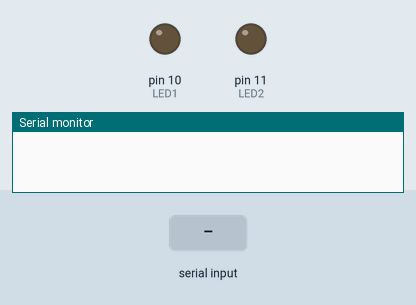
The sketch below on a simulated Arduino Uno, built with avr-gcc and run on an emulated ATmega328P. On the bench: output pins drawn as LEDs (lit = HIGH), the last lines printed to the serial monitor. The test bench sets the inputs (shaded band).

Above: at 1.2 s.
1.3 s: "30,150\n" received over Serial
At 2.4 s:
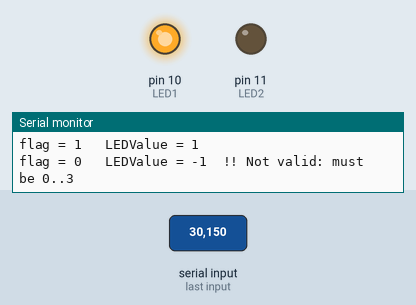
4.0 s: "2\n" received over Serial
At 4.8 s:
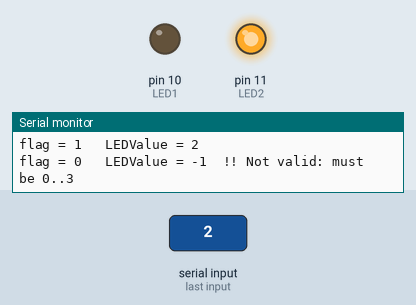
5.5 s: "90,45\n" received over Serial
At 6.8 s:
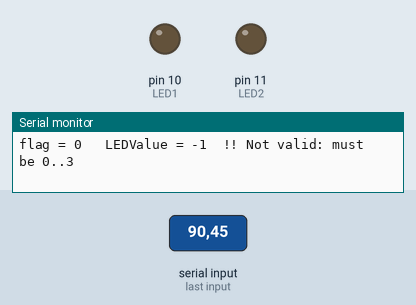
7.2 s: "1\n" received over Serial
At 8.5 s:
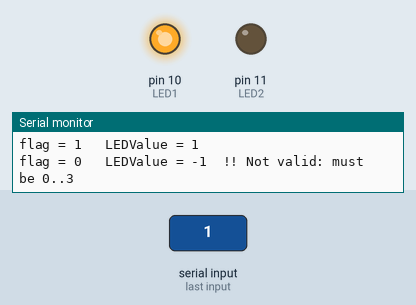
Timing chart, 0 to 9.7 s (numbered marks = the images above; inputs shaded):
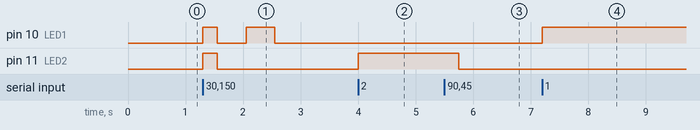

Measured:
- after the input at 1.3 s, pin 10 (LED1): LOW → HIGH at once, → LOW 0.25 s later, → HIGH 0.50 s later, → LOW 0.50 s later; pin 11 (LED2): LOW → HIGH at once, → LOW 0.25 s later
- after the input at 4.0 s, pin 11 (LED2): LOW → HIGH at once
- after the input at 5.5 s, pin 11 (LED2): HIGH → LOW after 0.25 s
- after the input at 7.2 s, pin 10 (LED1): LOW → HIGH at once

The sketch:

Listing_8_Excercise-1.ino
```cpp
/*
Now it's your turn to provide a solution to a programming problem.
 Here's the problem.
 Using the two LED circuit from Chapter 4, Figure 4-1,
 write a program that calls a function named GetInput()
 to acquire a single-digit number from the user via the Serial monitor.
 The numeric value from the user has the following interpretation:

 0 = no LEDs lit
 1 = LED1 lit
 2 = LED2 lit
 3 = both LED1 and LED2 lit

 Any other entry by the user (i.e., “bad input”)
 should keep the LEDs in whatever their current state is.
 GetInput() has a function type specifier of int
 and the only two values to be returned are 0 on “bad input” or 1 on “good input”.
 Another function named LightLEDs() is used to turn the two LEDs on /off
 according to the value entered by the user.
 Other than setup() and loop(),
 you can only use the two new functions mentioned above.
 You are free to use any of the standard library functions.

 */

/*-----( Declare Constants and Pin Numbers )-----*/

#define DEBUG   // UNcomment this to turn off print statements
#define LED1  10
#define LED2  11

/*-----( Declare Variables )-----*/
int goodBadFlag;  // Was the input good or bad?
int LEDValue;

void setup()   /****** SETUP: RUNS ONCE ******/
{
  Serial.begin(9600);  // NOTE! Set Serial Monitor to "No Line Ending "
  // set pins  as outputs.
  pinMode(LED1, OUTPUT);
  pinMode(LED2, OUTPUT);
}

void loop()   /****** LOOP: RUNS CONSTANTLY ******/
{
  goodBadFlag = GetInput(&LEDValue);

#ifdef DEBUG
  Serial.println();
  Serial.print("flag = ");
  Serial.print(goodBadFlag);
  Serial.print("   LEDValue = ");
  Serial.print(LEDValue);
#endif

  LightLEDs(LEDValue);
}// End loop


/************* User written functions  (copied) ****************/

/*
 * This function is used to get a numeric value from the user via the
 * Serial monitor. Valid input are the values 0 - 3.
 *
 * Argument list:
 * int *which        the value entered by the user
 *
 * Return value:
 * int               0 if the value is bad, 1 if good
 */

int GetInput(int *which)
{
  char c;
  int temp = -1;

  *which = temp;
  while (true) {
    if (Serial.available() > 0) {
      c = Serial.read();
      if (isdigit(c)) {      // If they entered a digit character
        temp = c - '0';      // Subtract ASCII zero from the digit character
        if (temp >= 0 && temp < 4) {  // Is the value within range?
          *which = temp;
          return 1;                // Yep, it's good
        }
      }
      return 0;                  // If we get here, it's bad input
    }
  }
}

/*
 * This function is used to illuminate the correct combinations of LED
 * according to the value of which
 *
 * Argument list:
 * int combo     key for lighting LEDs: 1=none, 1=LED1, 2=LED2, 3=both
 *
 * Return value:
 * void
 */

void LightLEDs(int combo)
{
  switch(combo)
  {
  case 0:        // both off
    digitalWrite(LED1, LOW);
    digitalWrite(LED2, LOW);
    break;
  case 1:        // 1 on, 2 off
    digitalWrite(LED1, HIGH);
    digitalWrite(LED2, LOW);
    break;
  case 2:        // 1 off, 2 on
    digitalWrite(LED1, LOW);
    digitalWrite(LED2, HIGH);
    break;
  case 3:        // both on
    digitalWrite(LED1, HIGH);
    digitalWrite(LED2, HIGH);
    break;
  default:
    Serial.println("  !! Not valid: must be 0..3 ");
    break;
  }// End switch
  delay(250);   // Good if you type in 1230 <enter>
}
```
